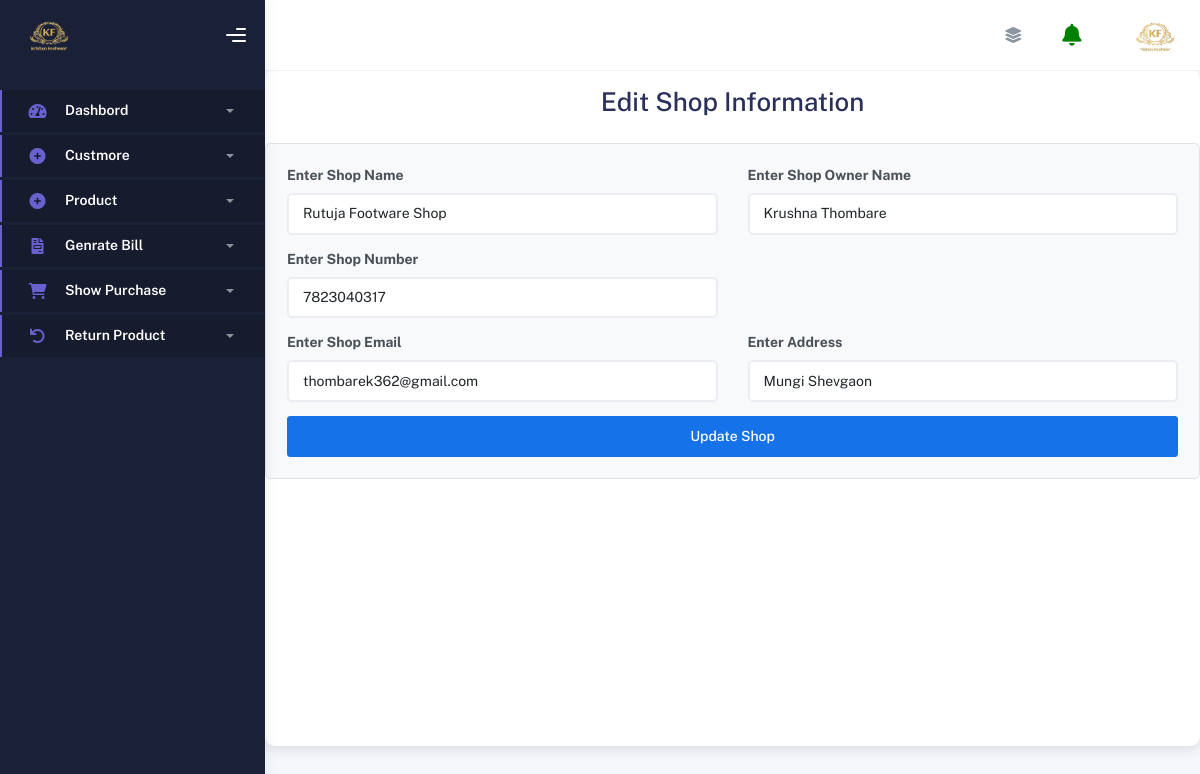
Page /Profile_info/ on the committed database.
### website/models.py (models this page shows)
class Shop_info(models.Model):
    shop_name=models.CharField(max_length=100)
    shop_number= models.IntegerField()
    shop_email=models.CharField(max_length=100)
    shop_address=models.CharField(max_length=100)
    shop_owner_name=models.CharField(max_length=100)

### website/views.py (the view)
# urls.py: path('Profile_info/',views.Profile_info),
def Profile_info(req):
    shop = models.Shop_info.objects.all()
    if shop:
        edit_info = shop[0]
        return render(req, "Profile_info.html", {"edit_info": edit_info, "shop": shop})
    return render(req, "Profile_info.html", {"shop": shop})

### template/Profile_info.html (shortened to what this page needs)
{% include "navbar.html" %}
<div class="container" style="margin-top:-15px">
    {% if shop|length == 0 %}
        <h2 class="mb-4 text-center mt-3">Add Shop Information</h2>
        <form action="/save_bill_info/" method="post" class="p-4 border rounded bg-light">
            {% csrf_token %}
            <div class="row">
                <div class="col-md-6 mb-3">
                    <label for="shop_name" class="form-label">Enter Shop Name</label>
                    <input type="text" id="shop_name" name="shop_name" class="form-control" placeholder="Shop Name" required>
                </div>
                <div class="col-md-6 mb-3">
                    <label for="shop_owner_name" class="form-label">Enter Shop Owner Name</label>
                    <input type="text" id="shop_owner_name" name="shop_owner_name" class="form-control" placeholder="Owner Name" required>
                </div>
                <div class="col-md-6 mb-3">
                    <label for="shop_number" class="form-label">Enter Shop Number</label>
                    <input type="number" id="shop_number" name="shop_number" class="form-control" placeholder="Shop Number" required>
                </div>
            </div>
            <div class="row">
                <div class="col-md-6 mb-3">
                    <label for="shop_email" class="form-label">Enter Shop Email</label>
                    <input type="email" id="shop_email" name="shop_email" class="form-control" placeholder="Shop Email" required>
                </div>
                <div class="col-md-6 mb-3">
                    <label for="shop_address" class="form-label">Enter Address</label>
                    <input type="text" id="shop_address" name="shop_address" class="form-control" placeholder="Address" required>
                </div>
            </div>
            <button type="submit" class="btn btn-primary w-100">Save Shop</button>
        </form>
    {% else %}
        <h2 class="mb-4 text-center mt-3">Edit Shop Information</h2>
        <form action="/save_bill_info/" method="post" class="p-4 border rounded bg-light">
            <div class="row">
                <div class="col-md-6 mb-3">
                    <label for="shop_name" class="form-label">Enter Shop Name</label>
                    <input type="text" id="shop_name" name="shop_name" class="form-control" placeholder="Shop Name"
                           value="{% if edit_info %}{{ edit_info.shop_name }}{% endif %}" required>
                </div>
                <div class="col-md-6 mb-3">
                    <label for="shop_owner_name" class="form-label">Enter Shop Owner Name</label>
                    <input type="text" id="shop_owner_name" name="shop_owner_name" class="form-control" placeholder="Owner Name"
                           value="{% if edit_info %}{{ edit_info.shop_owner_name }}{% endif %}" required>
                </div>
                <div class="col-md-6 mb-3">
                    <label for="shop_number" class="form-label">Enter Shop Number</label>
                    <input type="number" id="shop_number" name="shop_number" class="form-control" placeholder="Shop Number"
                           value="{% if edit_info %}{{ edit_info.shop_number }}{% endif %}" required>
                </div>
            </div>
            <div class="row">
                <div class="col-md-6 mb-3">
                    <label for="shop_email" class="form-label">Enter Shop Email</label>
                    <input type="email" id="shop_email" name="shop_email" class="form-control" placeholder="Shop Email"
                           value="{% if edit_info %}{{ edit_info.shop_email }}{% endif %}" required>
                </div>
                <div class="col-md-6 mb-3">
                    <label for="shop_address" class="form-label">Enter Address</label>
                    <input type="text" id="shop_address" name="shop_address" class="form-control" placeholder="Address"
                           value="{% if edit_info %}{{ edit_info.shop_address }}{% endif %}" required>
                </div>
            </div>
            <button type="submit" class="btn btn-primary w-100">Update Shop</button>
        </form>
    {% endif %}
    </div>
</div>
{% include "footer.html" %}

### static/style.css (style rules this page uses)
.container { background-color: white; border-radius: 10px; padding: 30px; box-shadow: 0 4px 12px rgba(0, 0, 0, 0.1); margin-top: 50px; position: sticky; top: 0; z-index: 1000; }
.form-control { border-radius: 8px; box-shadow: none; }
.btn-primary { background-color: #4e73df; border-color: #4e73df; border-radius: 8px; transition: background-color 0.3s; }
h2 { color: #4e73df; font-size: 1.8rem; }
.form-label { font-weight: bold; }

### rows in the picture
Shop_info: shop_name "Rutuja Footware Shop", shop_owner_name "Krushna Thombare", shop_number "7823040317", shop_email "thombarek362@gmail.com", shop_address "Mungi Shevgaon"
